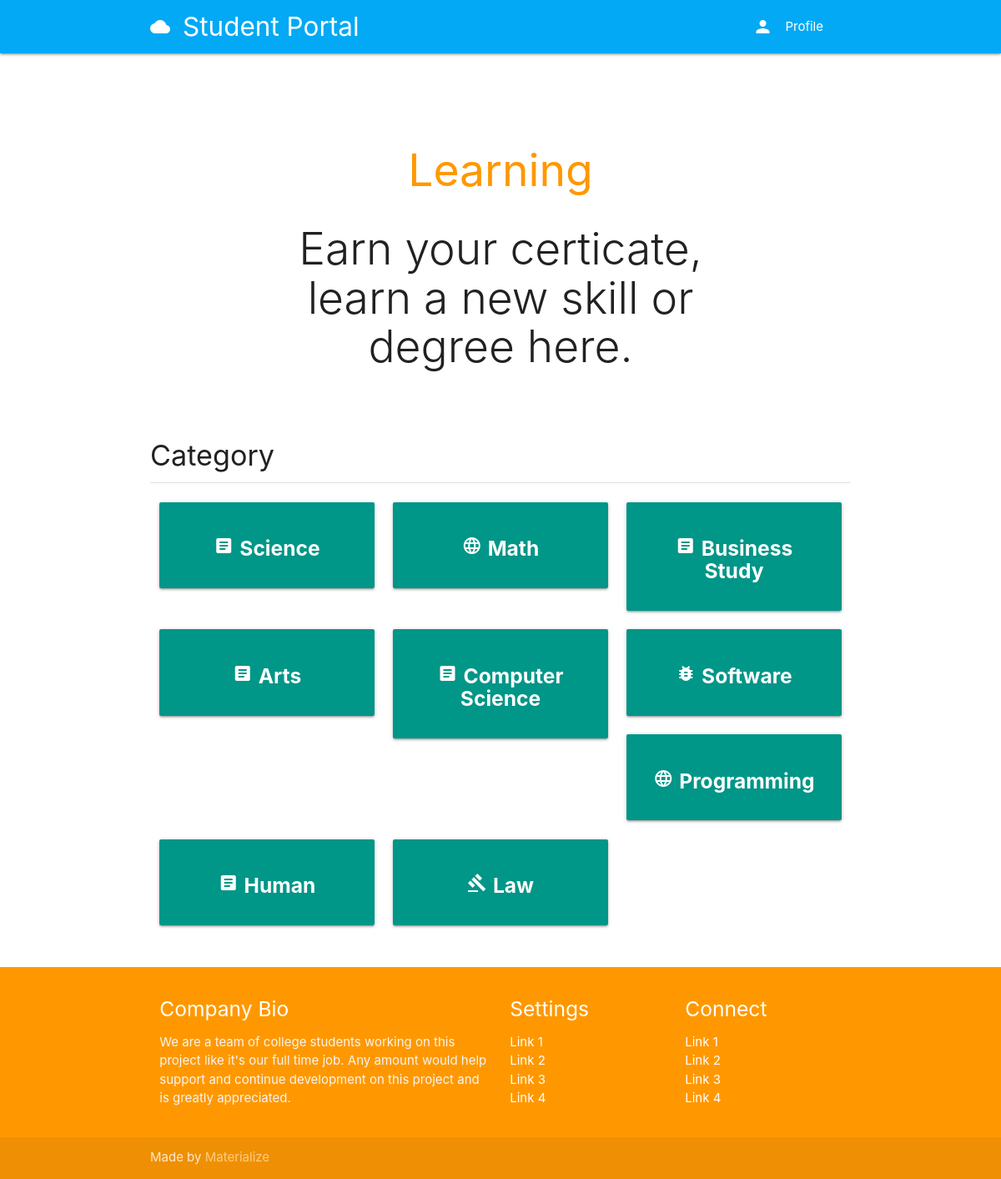
The page /course/categories/ on the database as committed earlier.
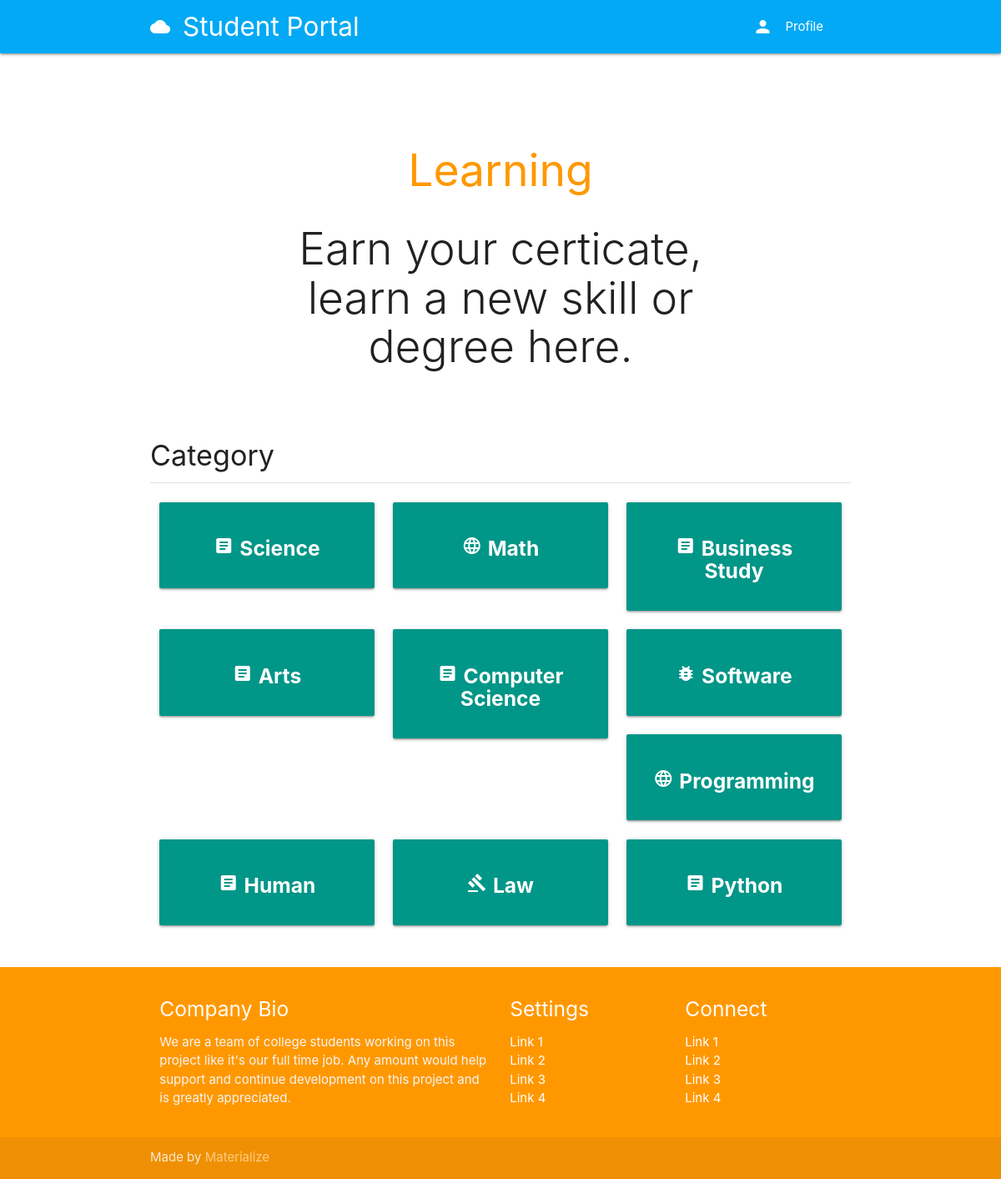
The same page on the database as committed later.
### classroom/models.py (models this page shows, shortened)
class Category(models.Model):
    title = models.CharField(max_length=100, verbose_name='Title')
    icon = models.CharField(max_length=100, verbose_name='Icon', default='article')
    slug = models.SlugField(unique=True)

### classroom/views.py (the view)
# urls.py: path('categories/', categories, name='categories'),
def categories(request):
    categories = Category.objects.all()
    context = {
        'categories': categories,
    }
    template = loader.get_template('classroom/categories.html')
    return HttpResponse(template.render(context, request))

### authy/views.py (called while the page is built)
def side_nav_info(request):
	user = request.user
	nav_profile = None
	if user.is_authenticated:
		nav_profile = Profile.objects.get(user=user)
	return {'nav_profile': nav_profile}

### student_portal/templates/classroom/categories.html
{% extends 'base.html' %}
{% load static %}
{% block banner %}
  <div class="section no-pad-bot" id='index-banner'>
    <div class="container">
      <br><br>
      <h2 class="header orange-text center">Learning</h2>
      <h2 class="header col s12 light center">Earn your certicate, learn a new skill or degree here.</h2>
    </div>
    <br>
  </div>
{% endblock %}
{% block content %}
  <div class="section">
    <h4>Category</h4>
    <div class="divider"></div>
  </div>
  <div class="row">
    {% for category in categories %}
    <a href="{% url 'category_courses' category.slug %}">
      <div class="col s12 m4">
        <div class="card-panel teal center-align white-text">
          <h5 class="white-text"><i class="material-icons">{{ category.icon }}</i> <b>{{ category.title }}</b></h5>
        </div>
      </div>
    </a>
    {% endfor %}
  </div>
{% endblock %}

### student_portal/templates/base.html (shortened to what this page needs)
{% load static %}
<!DOCTYPE html>
<html lang="en">
<head>
  <link href="{% static 'css/materialize.css' %}" type="text/css" rel="stylesheet" media="screen,projection"/>
  <link href="{% static 'css/style.css' %}" type="text/css" rel="stylesheet" media="screen,projection"/>
</head>
<body>
  <nav class="light-blue" role="navigation">
    <div class="nav-wrapper container">
      <a href="{% url 'index' %}" class="brand-logo"><i class="material-icons">cloud</i>Student Portal</a>
      <ul class="right hide-on-med-and-down">
        <li><a href="#" data-target="slide-out" class="sidenav-trigger show-on-large"><i class="material-icons left">person</i>Profile</a></li>
      </ul>
    </div>
  </nav>
  <div class="container">
    <div class="section">
      {% block banner %}
      {% endblock %}
      {% block content %}
      {% endblock %}
    </div>
  </div>
  <footer class="page-footer orange">
    <div class="container">
      <div class="row">
        <div class="col l6 s12">
          <h5 class="white-text">Company Bio</h5>
          <p class="grey-text text-lighten-4">We are a team of college students working on this project like it's our full time job. Any amount would help support and continue development on this project and is greatly appreciated.</p>
        </div>
        <div class="col l3 s12">
          <h5 class="white-text">Settings</h5>
          <ul>
            <li><a class="white-text" href="#!">Link 1</a></li>
            <li><a class="white-text" href="#!">Link 2</a></li>
            <li><a class="white-text" href="#!">Link 3</a></li>
            <li><a class="white-text" href="#!">Link 4</a></li>
          </ul>
        </div>
        <div class="col l3 s12">
          <h5 class="white-text">Connect</h5>
          <ul>
            <li><a class="white-text" href="#!">Link 1</a></li>
            <li><a class="white-text" href="#!">Link 2</a></li>
            <li><a class="white-text" href="#!">Link 3</a></li>
            <li><a class="white-text" href="#!">Link 4</a></li>
          </ul>
        </div>
      </div>
    </div>
    <div class="footer-copyright">
      <div class="container">
      Made by <a class="orange-text text-lighten-3" href="http://materializecss.com">Materialize</a>
      </div>
    </div>
  </footer>
  </body>
</html>

Rows that differ between the two databases and show on the page:
added Category: title "Python"
